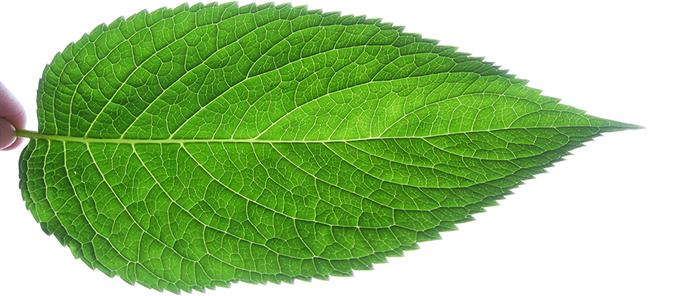
%> input picture leaf.jpg, 690 x 296 px
$ octave translation.m   (GNU Octave 9; MATLAB toolbox functions it lacks are replaced by stand-ins)
%> lines starting %> are read from the running program, lines starting %| are printed output that depends on the picture; in (x1, y1, x2, y2) boxes, pixels count from 0 and x2, y2 are one past the last pixel; in counts of white or black regions, pixels touching at a corner belong together; the program's own positions count from 1
### FD1.m
function fdes = FD1(A)
%UNTITLED5 Summary of this function goes here
%   Detailed explanation goes here


bdry_idx = bwboundaries(A);
idx_x = bdry_idx{1,1}(:,1);
idx_y = bdry_idx{1,1}(:,2);
idx_xn = (idx_x - mean(idx_x))/std(idx_x);
idx_yn = (idx_y - mean(idx_y))/std(idx_y);
idx = idx_xn + 1i*idx_yn;
fdes = fftshift(fft(idx));
end

### iFD2.m
function B = iFD2(fdes,n,A)
%UNTITLED7 Summary of this function goes here
%   Detailed explanation goes here
bdry_idx = bwboundaries(A);
idx_x = bdry_idx{1,1}(:,1);
idx_y = bdry_idx{1,1}(:,2);
N = numel(idx_x);
% n = (N/r);
nstart = floor(N/2)-floor(n/2)+1;
nend = floor(N/2)+floor(n/2)+1;
if nend>N
    nend = N;
end
[h,w] = size(A);


fdes_lp = ifftshift([zeros(nstart-1,1);fdes(nstart:nend);zeros(N-nend,1)]);
fshape_z = ifft(fdes_lp);
fshape_x = real(fshape_z);
fshape_y = imag(fshape_z);
fshape_x = (fshape_x-mean(fshape_x))/std(fshape_x);
fshape_y = (fshape_y-mean(fshape_y))/std(fshape_y);
fshape_x = nearest(mean(idx_x)+fshape_x*std(idx_x));
fshape_y = nearest(mean(idx_y)+fshape_y*std(idx_y));

B = zeros(h,w);
fdes_idx = sub2ind(size(A),fshape_x,fshape_y);
B(fdes_idx) = 1;

end

### translation.m
clear
clc

% image import
X = imread('leaf.jpg');
%> X is the input picture: size 296x690x3 uint8; mean R, G, B 152.6, 192.7, 126.3
figure; imshow(X);
title('original image');
impixelinfo;

I = rgb2gray(X);
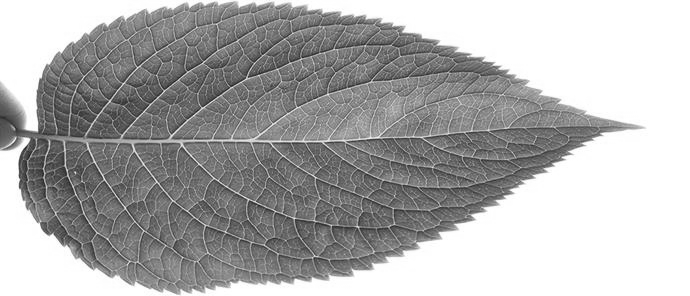
%> I: size 296x690 uint8; min 26, max 255, mean 173.1
figure; imshow(I);
title(' gray-scale iamge');
impixelinfo;

A = imbinarize(I);
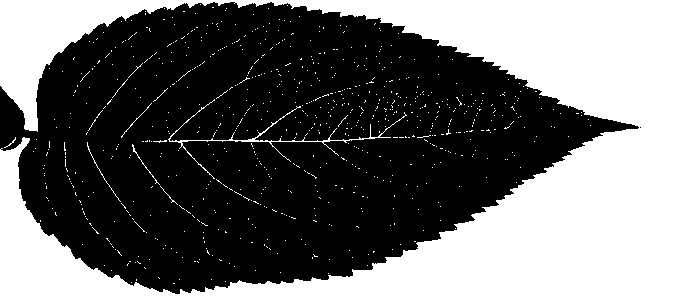
%> A: size 296x690 logical; 41.6% white; 776 white regions (768 under 20 px), largest, box (x1, y1, x2, y2) and area: (0, 0, 690, 296) 82729, (168, 99, 407, 179) 642, (87, 142, 121, 202) 64
figure; imshow(A);
title(' binary image');
impixelinfo;

A = imtranslate(A,[40, 50]); %translation
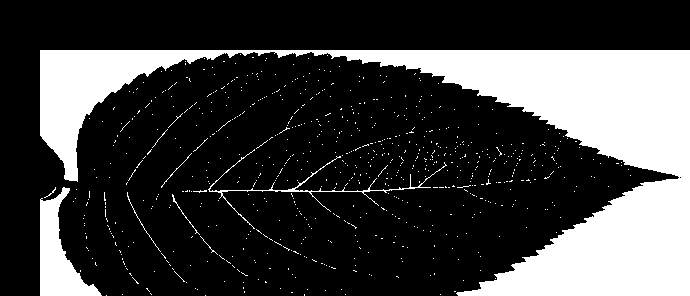
%> A: size 296x690 logical; 25.3% white; 731 white regions (722 under 20 px), largest, box (x1, y1, x2, y2) and area: (40, 50, 690, 296) 46395, (40, 187, 102, 296) 2931, (208, 149, 447, 229) 642
n=1500;  %number of fourier Descriptors
%%  fourier descriptors
fdes = FD1(A);
%> in FD1, `bdry_idx = bwboundaries(A);`: bdry_idx = 732 boundaries; largest, box (x1, y1, x2, y2) and points: (40, 50, 690, 296) 2394, (208, 149, 447, 229) 932, (40, 187, 102, 296) 317, (127, 192, 161, 252) 119, (172, 194, 200, 235) 85
%> in FD1, `idx_x = bdry_idx{1,1}(:,1);`: idx_x = 2394 values, max 296 at index 895, min 51 at index 1, mean 132.1
%> in FD1, `idx_y = bdry_idx{1,1}(:,2);`: idx_y = 2394 values, max 690 at index 650, min 41 at index 1, mean 427.5
%> in FD1, `idx_xn = (idx_x - mean(idx_x))/std(idx_x);`: idx_xn = 2394 values, max 1.87 at index 895, min -0.924 at index 1, mean -4.75e-17
%> in FD1, `idx_yn = (idx_y - mean(idx_y))/std(idx_y);`: idx_yn = 2394 values, max 1.25 at index 650, min -1.84 at index 1, mean -9.5e-17
%% image restoration
B = iFD2(fdes,n,A);
%> in iFD2, `N = numel(idx_x);`: N = 2394
%> in iFD2, `nstart = floor(N/2)-floor(n/2)+1;`: nstart = 448
%> in iFD2, `nend = floor(N/2)+floor(n/2)+1;`: nend = 1948
%> in iFD2, `fshape_x = real(fshape_z);`: fshape_x = 2394 values, max 1.87 at index 896, min -0.924 at index 1, mean -4.75e-17
%> in iFD2, `fshape_y = imag(fshape_z);`: fshape_y = 2394 values, max 1.25 at index 651, min -1.84 at index 2310, mean -1.19e-16
%> in iFD2, `fshape_x = (fshape_x-mean(fshape_x))/std(fshape_x);`: fshape_x = 2394 values, max 1.87 at index 896, min -0.924 at index 1, mean -4.27e-16
%> in iFD2, `fshape_y = (fshape_y-mean(fshape_y))/std(fshape_y);`: fshape_y = 2394 values, max 1.25 at index 651, min -1.84 at index 2310, mean -1.66e-16
%> the run ends on the next line
